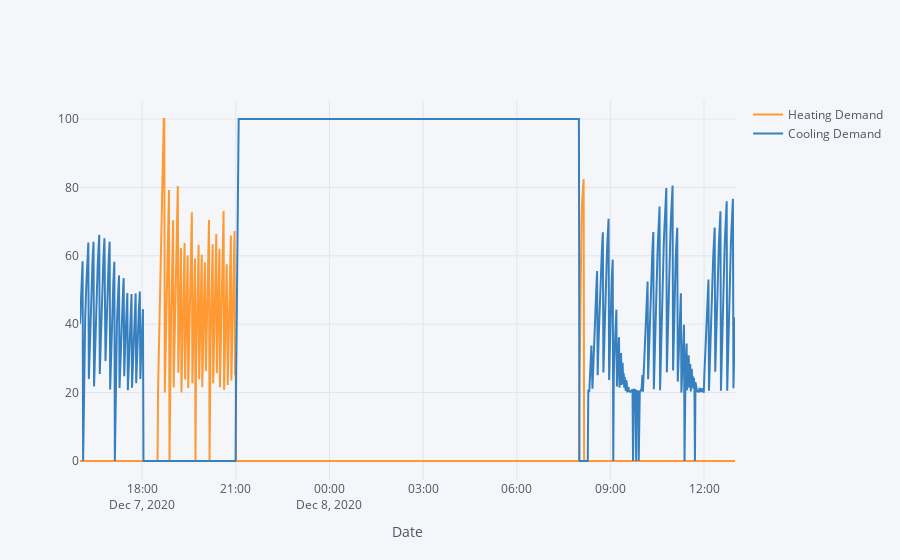

The code cell stored with this chart in its notebook:
### Markdown cell above
## 1.3 Plot the Heating/Cooling Demand

### Code cell
no_model.loc[ : , ['Heating Demand', 'Cooling Demand']].iplot(width = 2, xTitle = 'Date')

### Figure 1 — Plotly figure (JSON) as saved in the notebook; plotly's stock layout.template omitted (floating-point values rounded to 4 significant figures; data arrays with more than 128 entries replaced by an {"elided": "..."} marker saying what was removed)
{"data": [{"line": {"color": "rgba(255, 153, 51, 1.0)", "dash": "solid", "shape": "linear", "width": 2}, "mode": "lines", "name": "Heating Demand", "text": "", "type": "scatter", "x": {"elided": "1203 str values"}, "y": {"elided": "1203 float values"}}, {"line": {"color": "rgba(55, 128, 191, 1.0)", "dash": "solid", "shape": "linear", "width": 2}, "mode": "lines", "name": "Cooling Demand", "text": "", "type": "scatter", "x": {"elided": "1203 str values"}, "y": {"elided": "1203 float values"}}], "layout": {"legend": {"bgcolor": "#F5F6F9", "font": {"color": "#4D5663"}}, "paper_bgcolor": "#F5F6F9", "plot_bgcolor": "#F5F6F9", "title": {"font": {"color": "#4D5663"}}, "xaxis": {"gridcolor": "#E1E5ED", "showgrid": true, "tickfont": {"color": "#4D5663"}, "title": {"font": {"color": "#4D5663"}, "text": "Date"}, "zerolinecolor": "#E1E5ED"}, "yaxis": {"gridcolor": "#E1E5ED", "showgrid": true, "tickfont": {"color": "#4D5663"}, "title": {"font": {"color": "#4D5663"}, "text": ""}, "zerolinecolor": "#E1E5ED"}}}
